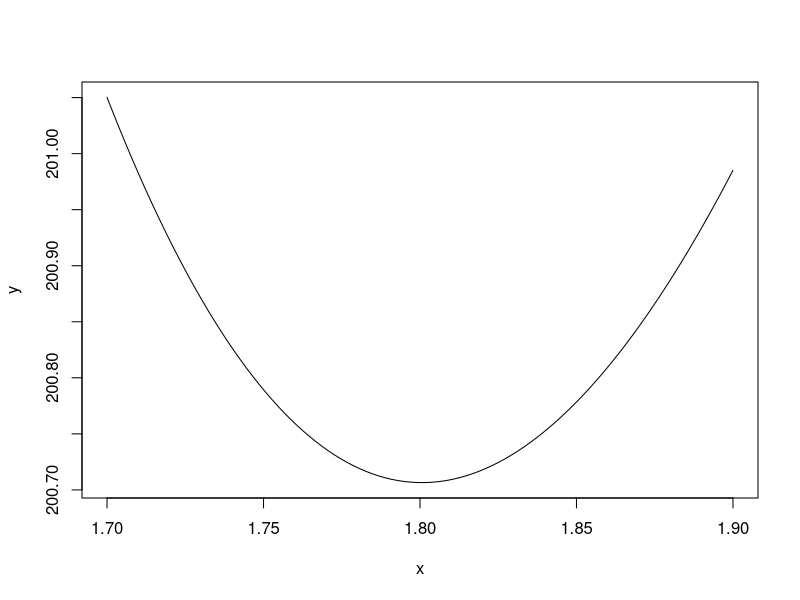
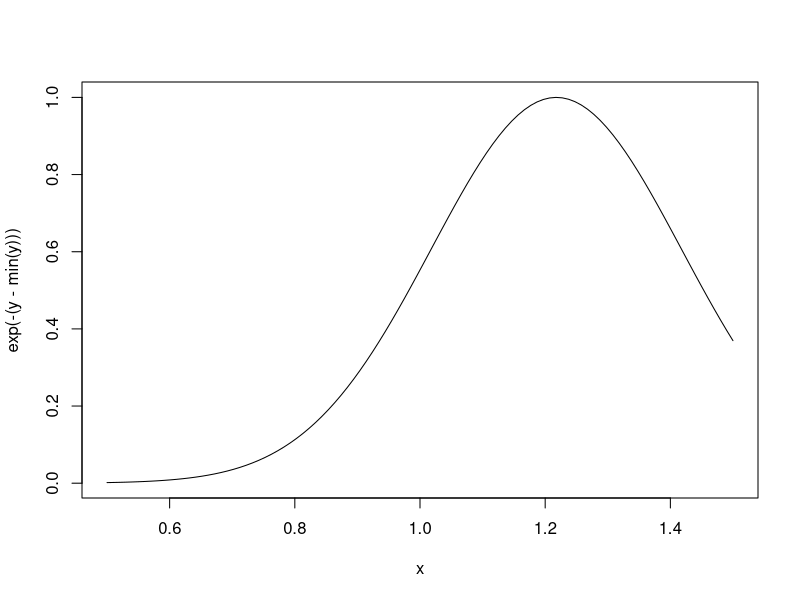

R code for these plots, in order:
add2 <- function(x, y) {
  x + y
}

above10 <- function(x) {
  use <- x > 10
  x[use]
}

above <- function(x, n = 10) {
  use <- x > n
  x[use]
}

columnmean <- function(y, removeNA = TRUE) {
  nc <- ncol(y)
  means <- numeric(nc)
  for(i in 1:nc) {
    means[i] <- mean(y[, i], na.rm = removeNA)
  }
  means
}


make.power <- function(n) {
  pow <- function(x) x^n
  pow
}

cube <- make.power(3)
square <- make.power(2)

cube(3)
square(2)


y <- 10
f <- function(x) {
  y <- 2
  y^2 + g(x)
}

g <- function(x) {
  x*y
}

f(3)



make.NegLogLik <- function(data, fixed=c(FALSE, FALSE)) {
  params <- fixed
  function(p) {
    params[!fixed] <- p
    mu <- params[1]
    sigma <- params[2]
    a <- -0.5*length(data)*log(2*pi*sigma^2)
    b <- -0.5*sum((data - mu)^2) / (sigma^2)
    -(a + b)
  }
}

set.seed(1)
normals <- rnorm(100, 1, 2)
nLL <- make.NegLogLik(normals)
nLL

nLL <- make.NegLogLik(normals, c(1, FALSE))

x <- seq(1.7, 1.9, len = 100)
y <- sapply(x, nLL)
plot(x, y, type = "l")

nLL <- make.NegLogLik(normals, c(FALSE, 2))
x <- seq(0.5, 1.5, len = 100)
y <- sapply(x, nLL)
plot(x, exp(-(y - min(y))), type = "l")

